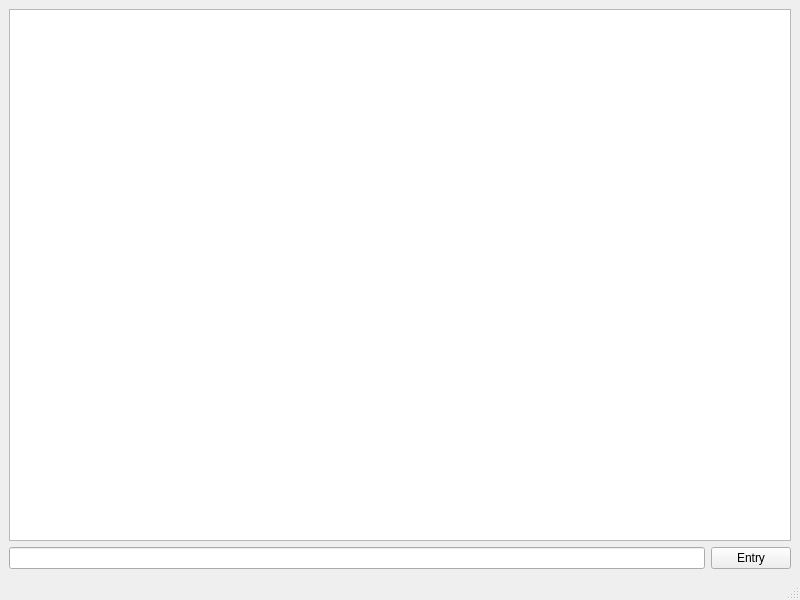
<?xml version="1.0" encoding="UTF-8"?>
<ui version="4.0">
 <class>MainWindow</class>
 <widget class="QMainWindow" name="MainWindow">
  <property name="geometry">
   <rect>
    <x>0</x>
    <y>0</y>
    <width>800</width>
    <height>600</height>
   </rect>
  </property>
  <property name="windowTitle">
   <string>Colorful!!!</string>
  </property>
  <widget class="QWidget" name="centralwidget">
   <layout class="QVBoxLayout" name="verticalLayout">
    <item>
     <widget class="ColoredTextBrowser" name="outputText"/>
    </item>
    <item>
     <layout class="QHBoxLayout" name="horizontalLayout">
      <item>
       <widget class="QLineEdit" name="entryText"/>
      </item>
      <item>
       <widget class="QPushButton" name="btnEntry">
        <property name="text">
         <string>Entry</string>
        </property>
       </widget>
      </item>
     </layout>
    </item>
   </layout>
  </widget>
  <widget class="QMenuBar" name="menubar">
   <property name="geometry">
    <rect>
     <x>0</x>
     <y>0</y>
     <width>800</width>
     <height>21</height>
    </rect>
   </property>
  </widget>
  <widget class="QStatusBar" name="statusbar"/>
 </widget>
 <customwidgets>
  <customwidget>
   <class>ColoredTextBrowser</class>
   <extends>QTextBrowser</extends>
   <header>ColoredTextBrowser.h</header>
  </customwidget>
 </customwidgets>
 <resources/>
 <connections/>
</ui>
